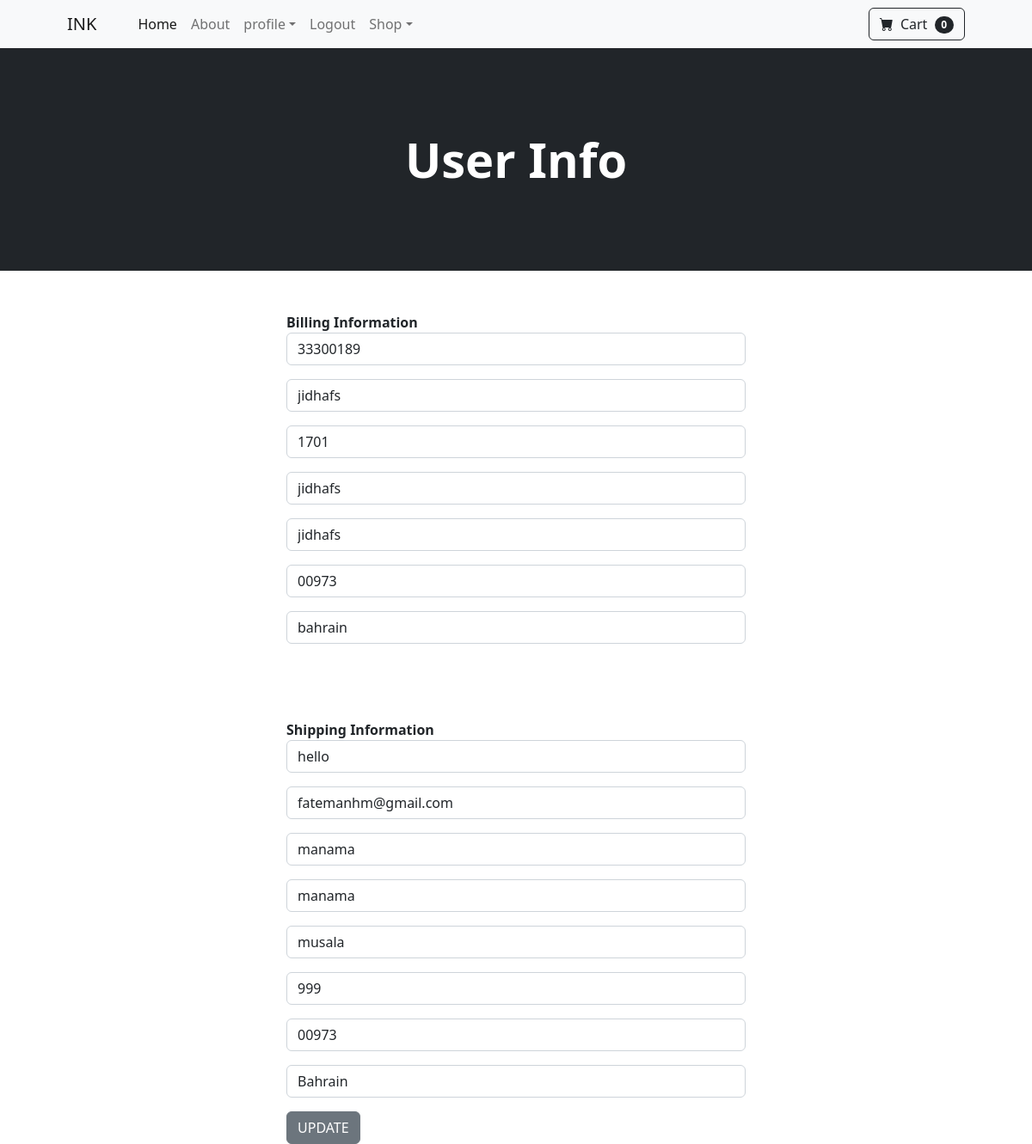
The page /update_info/ (signed in) on the database its author committed.
### main_app/models.py (models this page shows, shortened)
class Profile(models.Model):
	user = models.OneToOneField(User, on_delete=models.CASCADE)
	date_modified = models.DateTimeField(User, auto_now=True)
	phone = models.CharField(max_length=20, blank=True)
	address1 = models.CharField(max_length=200, blank=True)
	address2 = models.CharField(max_length=200, blank=True)
	city = models.CharField(max_length=200, blank=True)
	state = models.CharField(max_length=200, blank=True)
	zipcode = models.CharField(max_length=200, blank=True)
	country = models.CharField(max_length=200, blank=True)
	old_cart = models.CharField(max_length=200, blank=True, null=True)

### payment/models.py (models this page shows)
class ShippingAddress(models.Model):
	user = models.ForeignKey(User, on_delete=models.CASCADE, null=True, blank=True)
	shipping_full_name = models.CharField(max_length=255)
	shipping_email = models.CharField(max_length=255)
	shipping_address1 = models.CharField(max_length=255)
	shipping_address2 = models.CharField(max_length=255, null=True, blank=True)
	shipping_city = models.CharField(max_length=255)
	shipping_state = models.CharField(max_length=255, null=True, blank=True)
	shipping_zipcode = models.CharField(max_length=255, null=True, blank=True)
	shipping_country = models.CharField(max_length=255)

### main_app/views.py (the view)
# urls.py: path('update_info/', views.update_info, name='update_info'),
def update_info(request):
    if request.user.is_authenticated:
        current_user = Profile.objects.get(user__id=request.user.id)
        try:
            shipping_user = ShippingAddress.objects.get(user__id=request.user.id)
        except ShippingAddress.DoesNotExist:
            shipping_user = ShippingAddress(user=request.user)  # Create a new instance if it does not exist
        form = UserInfoForm(request.POST or None, instance=current_user)
        shipping_form = ShippingForm(request.POST or None, instance=shipping_user)
        if form.is_valid() and shipping_form.is_valid():
            form.save()
            shipping_form.save()
            messages.success(request, "Your Info Has Been Updated!!")
            return redirect('home')
        return render(request, 'update_info.html', {'form': form, 'shipping_form': shipping_form})
    else:
        messages.success(request, "You Must Be Logged In To Access That Page!!")
        return redirect('home')

### main_app/forms.py
class UserInfoForm(forms.ModelForm):
	phone = forms.CharField(label="", widget=forms.TextInput(attrs={'class':'form-control', 'placeholder':'Phone'}), required=False)
	address1 = forms.CharField(label="", widget=forms.TextInput(attrs={'class':'form-control', 'placeholder':'Address 1'}), required=False)
	address2 = forms.CharField(label="", widget=forms.TextInput(attrs={'class':'form-control', 'placeholder':'Address 2'}), required=False)
	city = forms.CharField(label="", widget=forms.TextInput(attrs={'class':'form-control', 'placeholder':'City'}), required=False)
	state = forms.CharField(label="", widget=forms.TextInput(attrs={'class':'form-control', 'placeholder':'Governorate'}), required=False)
	zipcode = forms.CharField(label="", widget=forms.TextInput(attrs={'class':'form-control', 'placeholder':'Zipcode'}), required=False)
	country = forms.CharField(label="", widget=forms.TextInput(attrs={'class':'form-control', 'placeholder':'Country'}), required=False)
	class Meta:
		model = Profile
		fields = ('phone', 'address1', 'address2', 'city', 'state', 'zipcode', 'country', )

### cart/cart.py (called while the page is built)
    def __len__(self):
        return len(self.cart)

### cart/context_processors.py (called while the page is built)
def cart(request):
    return {'cart': Cart(request)}

### main_app/templates/update_info.html (shortened to what this page needs)
{% extends 'base.html' %}
{% block content %}
<header class="bg-dark py-5">
    <div class="container px-4 px-lg-5 my-5">
        <div class="text-center text-white">
            <h1 class="display-4 fw-bolder">User Info</h1>
        </div>
    </div>
</header>
<div class="container d-flex justify-content-center align-items-center" style="min-height: 70vh;">
    <div class="row w-100">
        <div class="col-md-6 offset-md-3">
            <strong>Billing Information<storng>
                <br/>
            <form method="POST" action="{% url 'update_info' %}">
                {{ form.as_p }}
                <br/>  </br></br>
                <strong>Shipping  Information<storng>
                    <br/>
                {{shipping_form.as_p}}
                <button type="submit" class="btn btn-secondary">UPDATE</button>
</div>
{% endblock %}

### rows shown on the page
Profile: phone "33300189", address1 "jidhafs", address2 "1701", city "jidhafs", state "jidhafs", zipcode "00973", country "bahrain"
ShippingAddress: shipping_full_name "hello", shipping_email "fatemanhm@gmail.com", shipping_address1 "manama", shipping_address2 "manama", shipping_city "musala", shipping_state "999", shipping_zipcode "00973", shipping_country "Bahrain"

### other values the page prints
{{ cart | length }} "0"
